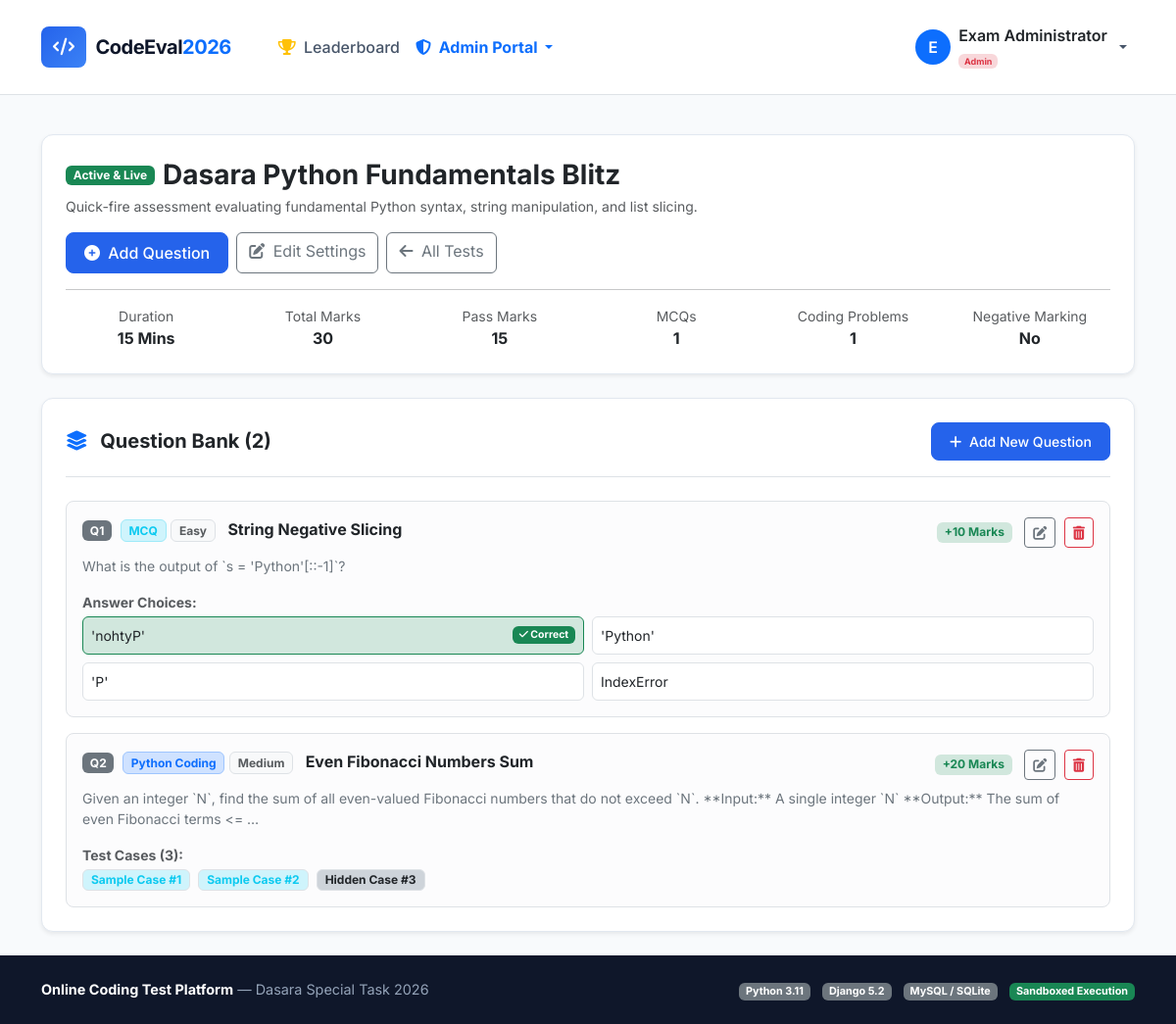
Page /admin-portal/tests/2/ (signed in) on the earlier database version.
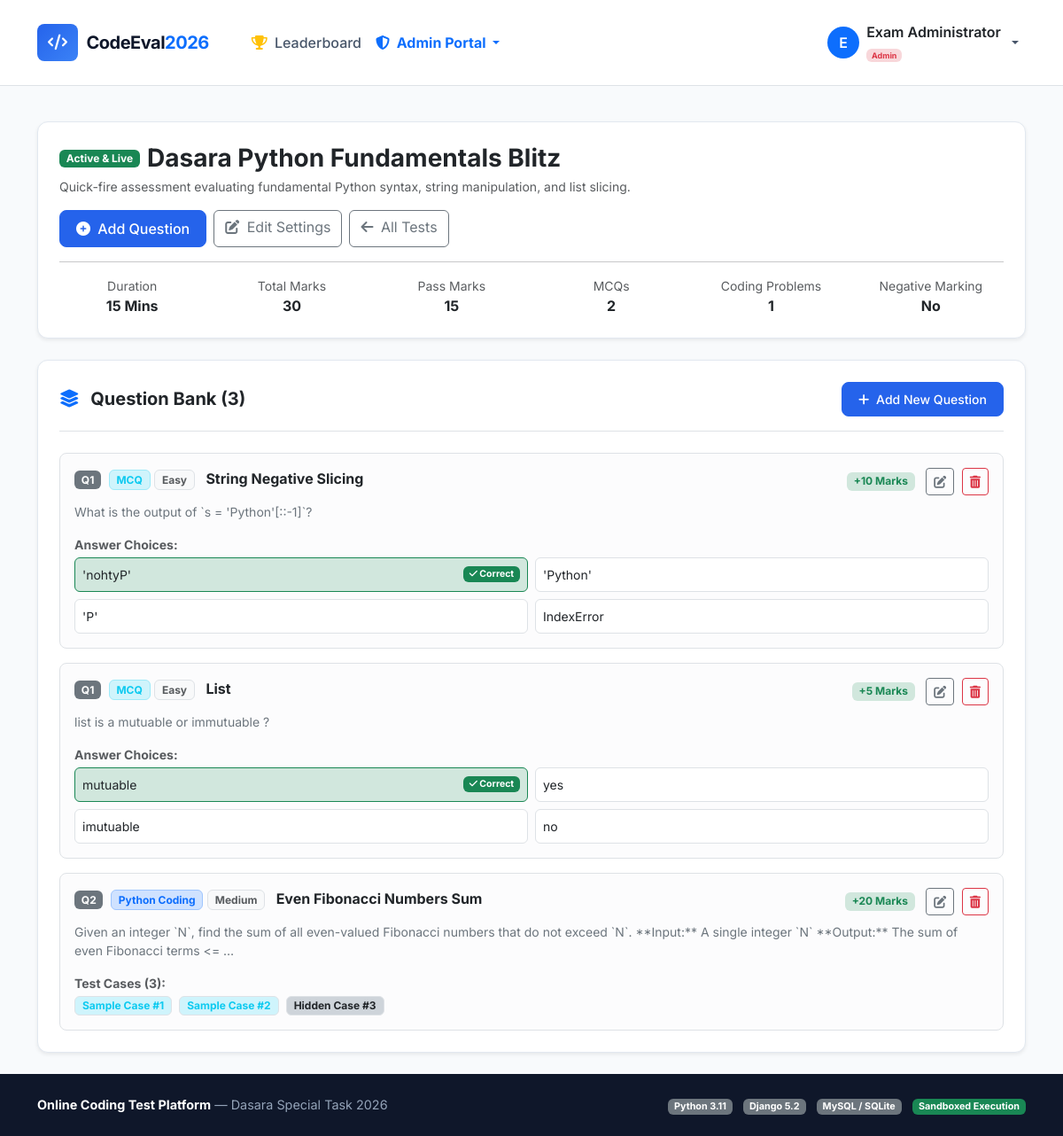
Same page on the later database version.
### exam_portal/models.py (models this page shows, shortened)
class Test(models.Model):
    title = models.CharField(max_length=200)
    slug = models.SlugField(max_length=220, unique=True, blank=True)
    description = models.TextField(help_text="Detailed instructions and topics covered")
    duration_minutes = models.PositiveIntegerField(default=30, help_text="Duration in minutes")
    total_marks = models.PositiveIntegerField(default=100)
    pass_marks = models.PositiveIntegerField(default=40)
    negative_marking = models.BooleanField(default=False, help_text="Enable penalty for wrong answers")
    negative_mark_value = models.DecimalField(max_digits=4, decimal_places=2, default=0.25,
                                             help_text="Marks deducted per wrong answer")
    randomize_questions = models.BooleanField(default=True, help_text="Randomize question sequence for each student")
    allow_multiple_attempts = models.BooleanField(default=False, help_text="If false, prevents re-taking the test")
    is_active = models.BooleanField(default=True, help_text="Visible for students to take")
    created_by = models.ForeignKey(User, on_delete=models.SET_NULL, null=True, blank=True, related_name='created_tests')
    created_at = models.DateTimeField(auto_now_add=True)
    updated_at = models.DateTimeField(auto_now=True)
    class Meta:
        ordering = ['-created_at']
    @property
    def mcq_count(self):
        return self.questions.filter(question_type='MCQ').count()
    @property
    def coding_count(self):
        return self.questions.filter(question_type='CODING').count()

class Question(models.Model):
    QUESTION_TYPES = (
        ('MCQ', 'Multiple Choice Question'),
        ('CODING', 'Python Coding Problem'),
    )
    DIFFICULTY_LEVELS = (
        ('EASY', 'Easy'),
        ('MEDIUM', 'Medium'),
        ('HARD', 'Hard'),
    )
    test = models.ForeignKey(Test, on_delete=models.CASCADE, related_name='questions')
    question_type = models.CharField(max_length=10, choices=QUESTION_TYPES, default='MCQ')
    title = models.CharField(max_length=255, help_text="Summary or title of the question")
    prompt = models.TextField(help_text="Full question text or problem statement (supports Markdown/code)")
    marks = models.PositiveIntegerField(default=5)
    negative_marks = models.DecimalField(max_digits=4, decimal_places=2, default=0.00,
                                        help_text="Custom negative mark for this question (0 to inherit test default)")
    difficulty = models.CharField(max_length=10, choices=DIFFICULTY_LEVELS, default='MEDIUM')
    order = models.PositiveIntegerField(default=1)
    sample_input = models.TextField(blank=True, default='', help_text="Sample input provided to student")
    sample_output = models.TextField(blank=True, default='', help_text="Expected output for sample input")
    starter_code = models.TextField(blank=True, default="def solution():\n    # Write your Python code here\n    pass\n",
                                   help_text="Boilerplate code provided in the editor")
    time_limit_seconds = models.FloatField(default=2.0, help_text="Execution time limit in seconds")
    class Meta:
        ordering = ['order', 'id']

class Option(models.Model):
    question = models.ForeignKey(Question, on_delete=models.CASCADE, related_name='options')
    text = models.CharField(max_length=500)
    is_correct = models.BooleanField(default=False)
    explanation = models.TextField(blank=True, default='', help_text="Explanation revealed in review")

class TestCase(models.Model):
    question = models.ForeignKey(Question, on_delete=models.CASCADE, related_name='test_cases')
    input_data = models.TextField(help_text="Input passed via stdin")
    expected_output = models.TextField(help_text="Expected stdout from code")
    is_sample = models.BooleanField(default=False, help_text="Is this visible as an example to the student?")
    weight = models.PositiveIntegerField(default=1, help_text="Relative weight for score distribution")

### exam_portal/views.py (the view)
# urls.py: path('admin-portal/tests/<int:test_id>/', views.admin_test_detail, name='admin_test_detail'),
@user_passes_test(is_admin_or_staff)
def admin_test_detail(request, test_id):
    test = get_object_or_404(Test, id=test_id)
    questions = test.questions.all().prefetch_related('options', 'test_cases')
    return render(request, 'exam_portal/admin/test_detail.html', {'test': test, 'questions': questions})

### exam_portal/views.py (called while the page is built)
def is_admin_or_staff(user):
    return user.is_authenticated and (user.is_staff or user.is_superuser)

### templates/exam_portal/admin/test_detail.html (shortened to what the changed rows need)
{% extends 'exam_portal/base.html' %}
{% block content %}
<div class="container py-4">
    <div class="card card-custom p-4 mb-4 shadow-sm">
        <div class="d-flex flex-wrap justify-content-between align-items-center gap-3">
            <div>
                <div class="d-flex align-items-center gap-2 mb-1">
                    <span class="badge {% if test.is_active %}bg-success{% else %}bg-secondary{% endif %}">
                        {% if test.is_active %}Active & Live{% else %}Draft{% endif %}
                    </span>
                    <h3 class="fw-bold text-dark mb-0">{{ test.title }}</h3>
                </div>
                <p class="text-muted small mb-0">{{ test.description|truncatewords:25 }}</p>
            </div>
        </div>
        <div class="row g-3 text-center">
            <div class="col-md-2 col-4">
                <small class="text-muted d-block">Duration</small>
                <strong>{{ test.duration_minutes }} Mins</strong>
            </div>
            <div class="col-md-2 col-4">
                <small class="text-muted d-block">Total Marks</small>
                <strong>{{ test.total_marks }}</strong>
            </div>
            <div class="col-md-2 col-4">
                <small class="text-muted d-block">Pass Marks</small>
                <strong>{{ test.pass_marks }}</strong>
            </div>
            <div class="col-md-2 col-4">
                <small class="text-muted d-block">MCQs</small>
                <strong>{{ test.mcq_count }}</strong>
            </div>
            <div class="col-md-2 col-4">
                <small class="text-muted d-block">Coding Problems</small>
                <strong>{{ test.coding_count }}</strong>
            </div>
        </div>
    </div>
    <div class="card card-custom p-4 shadow-sm">
        <div class="d-flex justify-content-between align-items-center border-bottom pb-3 mb-4">
            <h5 class="fw-bold text-dark mb-0">
                <i class="fa-solid fa-layer-group text-primary me-2"></i> Question Bank ({{ questions|length }})
            </h5>
            <a href="{% url 'admin_question_create' test.id %}" class="btn btn-sm btn-primary-custom">
                <i class="fa-solid fa-plus me-1"></i> Add New Question
            </a>
        </div>
        {% if questions %}
        <div class="d-flex flex-column gap-3">
            {% for q in questions %}
            <div class="card border rounded-3 p-3 shadow-none bg-light-subtle">
                <div class="d-flex justify-content-between align-items-start mb-2">
                    <div>
                        <span class="badge bg-secondary me-1">Q{{ q.order }}</span>
                        {% if q.question_type == 'MCQ' %}
                        <span class="badge bg-info-subtle text-info border border-info-subtle">MCQ</span>
                        {% else %}
                        <span class="badge bg-primary-subtle text-primary border border-primary-subtle">Python Coding</span>
                        {% endif %}
                        <span class="badge bg-light text-muted border">{{ q.get_difficulty_display }}</span>
                        <strong class="fs-6 text-dark ms-2">{{ q.title }}</strong>
                    </div>
                    <div>
                        <span class="badge bg-success-subtle text-success me-2">+{{ q.marks }} Marks</span>
                        <a href="{% url 'admin_question_edit' q.id %}" class="btn btn-sm btn-outline-secondary me-1">
                            <i class="fa-solid fa-pen-to-square"></i>
                        </a>
                        <a href="{% url 'admin_question_delete' q.id %}" class="btn btn-sm btn-outline-danger">
                            <i class="fa-solid fa-trash-can"></i>
                        </a>
                    </div>
                </div>
                <p class="text-secondary small mb-2">{{ q.prompt|truncatewords:30 }}</p>
                {% if q.question_type == 'MCQ' %}
                <div class="mt-2">
                    <small class="fw-bold text-muted d-block mb-1">Answer Choices:</small>
                    <div class="row g-2">
                        {% for opt in q.options.all %}
                        <div class="col-md-6">
                            <div class="p-2 bg-white rounded border small d-flex justify-content-between align-items-center {% if opt.is_correct %}border-success bg-success-subtle bg-opacity-25{% endif %}">
                                <span>{{ opt.text }}</span>
                                {% if opt.is_correct %}
                                <span class="badge bg-success"><i class="fa-solid fa-check"></i> Correct</span>
                                {% endif %}
                            </div>
                        </div>
                        {% empty %}
                        <div class="text-warning small fst-italic">No options defined yet. Click edit to add options.</div>
                        {% endfor %}
                    </div>
                </div>
                {% elif q.question_type == 'CODING' %}
                <div class="mt-2">
                    <small class="fw-bold text-muted d-block mb-1">Test Cases ({{ q.test_cases.count }}):</small>
                    <div class="d-flex flex-wrap gap-2">
                        {% for tc in q.test_cases.all %}
                        <span class="badge {% if tc.is_sample %}bg-info-subtle text-info{% else %}bg-dark-subtle text-dark{% endif %} border px-2 py-1">
                            {% if tc.is_sample %}Sample Case{% else %}Hidden Case{% endif %} #{{ forloop.counter }}
                        </span>
                        {% empty %}
                        <span class="text-warning small fst-italic">No test cases configured. Click edit to add test cases.</span>
                        {% endfor %}
                    </div>
                </div>
                {% endif %}
            </div>
            {% endfor %}
        </div>
        {% else %}
        <div class="text-center py-5 text-muted">
            <i class="fa-solid fa-folder-plus fs-1 mb-2"></i>
            <p>This test does not have any questions yet.</p>
            <a href="{% url 'admin_question_create' test.id %}" class="btn btn-primary-custom btn-sm">Add First Question</a>
        </div>
        {% endif %}
    </div>
</div>
{% endblock %}

Differences in the rows shown:
computed for Test "Dasara Python Fundamentals Blitz": mcq_count "1" → "2"
added Question: order "1", question_type "MCQ", difficulty "Easy", title "List", marks "5", prompt "list is a mutuable or immutuable ?"
added Option: text "mutuable", is_correct True (drawn), shown under "1"
added Option: text "yes", shown under "1"
added Option: text "imutuable", shown under "1"
added Option: text "no", shown under "1"
Other differences:
{{ questions|length }}: "2" → "3"
